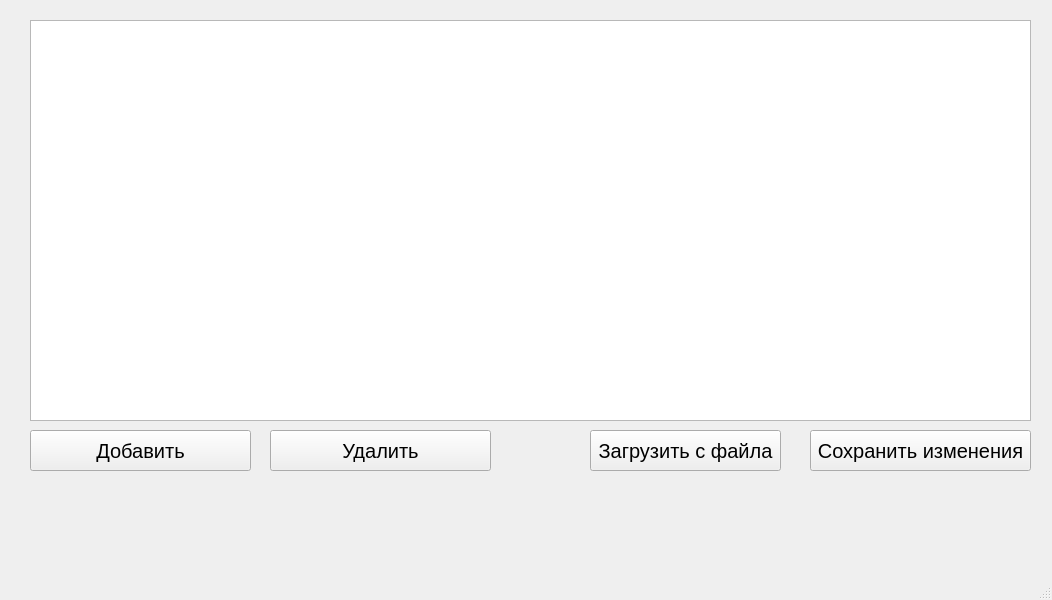
<?xml version="1.0" encoding="UTF-8"?>
<ui version="4.0">
 <class>MainWindowClass</class>
 <widget class="QMainWindow" name="MainWindowClass">
  <property name="geometry">
   <rect>
    <x>0</x>
    <y>0</y>
    <width>1052</width>
    <height>600</height>
   </rect>
  </property>
  <property name="windowTitle">
   <string>MainWindow</string>
  </property>
  <widget class="QWidget" name="centralwidget">
   <widget class="QTableWidget" name="tableWidget">
    <property name="geometry">
     <rect>
      <x>30</x>
      <y>20</y>
      <width>1001</width>
      <height>401</height>
     </rect>
    </property>
   </widget>
   <widget class="QPushButton" name="btnCreate">
    <property name="geometry">
     <rect>
      <x>30</x>
      <y>430</y>
      <width>221</width>
      <height>41</height>
     </rect>
    </property>
    <property name="font">
     <font>
      <pointsize>15</pointsize>
     </font>
    </property>
    <property name="text">
     <string>Добавить</string>
    </property>
   </widget>
   <widget class="QPushButton" name="btnDelete">
    <property name="enabled">
     <bool>true</bool>
    </property>
    <property name="geometry">
     <rect>
      <x>270</x>
      <y>430</y>
      <width>221</width>
      <height>41</height>
     </rect>
    </property>
    <property name="font">
     <font>
      <pointsize>15</pointsize>
     </font>
    </property>
    <property name="text">
     <string>Удалить</string>
    </property>
   </widget>
   <widget class="QPushButton" name="btnUpdate">
    <property name="geometry">
     <rect>
      <x>810</x>
      <y>430</y>
      <width>221</width>
      <height>41</height>
     </rect>
    </property>
    <property name="font">
     <font>
      <pointsize>15</pointsize>
     </font>
    </property>
    <property name="text">
     <string>Сохранить изменения</string>
    </property>
   </widget>
   <widget class="QPushButton" name="btnLoad">
    <property name="geometry">
     <rect>
      <x>590</x>
      <y>430</y>
      <width>191</width>
      <height>41</height>
     </rect>
    </property>
    <property name="font">
     <font>
      <pointsize>15</pointsize>
     </font>
    </property>
    <property name="text">
     <string>Загрузить с файла</string>
    </property>
   </widget>
  </widget>
  <widget class="QMenuBar" name="menubar">
   <property name="geometry">
    <rect>
     <x>0</x>
     <y>0</y>
     <width>1052</width>
     <height>22</height>
    </rect>
   </property>
  </widget>
  <widget class="QStatusBar" name="statusbar"/>
 </widget>
 <layoutdefault spacing="6" margin="11"/>
 <resources>
  <include location="mainwindow.qrc"/>
 </resources>
 <connections/>
</ui>
